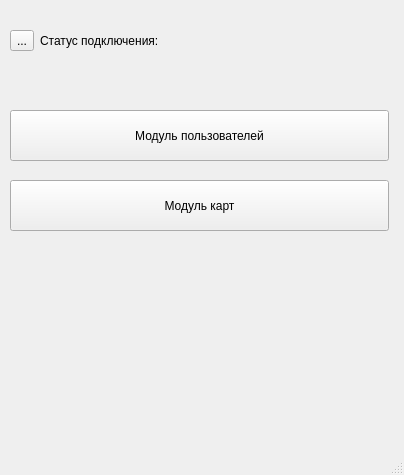
<?xml version="1.0" encoding="UTF-8"?>
<ui version="4.0">
 <class>MainWindow</class>
 <widget class="QMainWindow" name="MainWindow">
  <property name="geometry">
   <rect>
    <x>0</x>
    <y>0</y>
    <width>404</width>
    <height>475</height>
   </rect>
  </property>
  <property name="windowTitle">
   <string>War of imperium: Admin panel</string>
  </property>
  <property name="autoFillBackground">
   <bool>true</bool>
  </property>
  <widget class="QWidget" name="centralwidget">
   <widget class="QPushButton" name="pushButton_3">
    <property name="geometry">
     <rect>
      <x>10</x>
      <y>110</y>
      <width>379</width>
      <height>51</height>
     </rect>
    </property>
    <property name="text">
     <string>Модуль пользователей</string>
    </property>
   </widget>
   <widget class="QPushButton" name="pushButton_2">
    <property name="geometry">
     <rect>
      <x>10</x>
      <y>180</y>
      <width>379</width>
      <height>51</height>
     </rect>
    </property>
    <property name="text">
     <string>Модуль карт</string>
    </property>
   </widget>
   <widget class="QWidget" name="horizontalLayoutWidget">
    <property name="geometry">
     <rect>
      <x>10</x>
      <y>20</y>
      <width>381</width>
      <height>41</height>
     </rect>
    </property>
    <layout class="QHBoxLayout" name="horizontalLayout">
     <item>
      <widget class="QToolButton" name="toolButton">
       <property name="text">
        <string>...</string>
       </property>
      </widget>
     </item>
     <item>
      <widget class="QLabel" name="label_2">
       <property name="text">
        <string>Статус подключения:</string>
       </property>
      </widget>
     </item>
     <item>
      <widget class="QLabel" name="label">
       <property name="text">
        <string/>
       </property>
      </widget>
     </item>
    </layout>
   </widget>
  </widget>
  <widget class="QMenuBar" name="menubar">
   <property name="geometry">
    <rect>
     <x>0</x>
     <y>0</y>
     <width>404</width>
     <height>20</height>
    </rect>
   </property>
  </widget>
  <widget class="QStatusBar" name="statusbar"/>
 </widget>
 <resources/>
 <connections/>
</ui>
